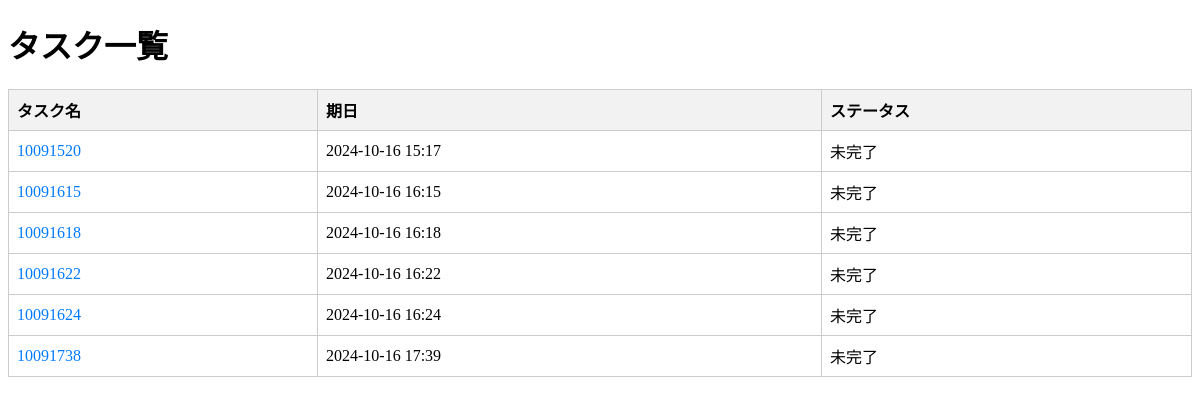
The app's page /task_list with its own data.
### models.py (models this page shows)
class Task(db.Model):
    id = db.Column(db.Integer, primary_key=True)
    title = db.Column(db.String(100), nullable=False)
    due_date = db.Column(db.DateTime, nullable=False)
    requester_id = db.Column(db.Integer, db.ForeignKey('user.id'), nullable=False)
    assignee_id = db.Column(db.Integer, db.ForeignKey('user.id'), nullable=False)
    remind_start_date = db.Column(db.DateTime, nullable=False)
    remind_interval = db.Column(db.String(10), nullable=False)  # "daily" or "weekly"
    is_completed = db.Column(db.Boolean, default=False)  # タスクのステータス
    requester = db.relationship('User', foreign_keys=[requester_id], backref='requested_tasks')
    assignee = db.relationship('User', foreign_keys=[assignee_id], backref='assigned_tasks')

### routes.py (the view)
@main.route('/task_list')
def task_list():
    tasks = Task.query.filter_by(is_completed=False).all()  # 未完了のタスクのみを取得
    return render_template('task_list.html', tasks=tasks)

### templates/task_list.html (shortened to what this page needs)
<!DOCTYPE html>
<html lang="ja">
<head>
</head>
<body>
    <h1>タスク一覧</h1>
    <table>
        <thead>
            <tr>
                <th>タスク名</th>
                <th>期日</th>
                <th>ステータス</th>
            </tr>
        </thead>
        <tbody>
            {% for task in tasks %}
                <tr>
                    <td>
                        <a href="{{ url_for('main.task_detail', task_id=task.id) }}">{{ task.title }}</a>
                    </td>
                    <td>{{ task.due_date.strftime('%Y-%m-%d %H:%M') }}</td>
                    <td>{{ '完了' if task.is_completed else '未完了' }}</td>
                </tr>
            {% endfor %}
        </tbody>
    </table>
</body>
</html>

### templates/task_list.html (style rules this page uses)
table { width: 100%; border-collapse: collapse; }
th, td { border: 1px solid #ccc; padding: 8px; text-align: left; }
th { background-color: #f2f2f2; }
a { text-decoration: none; color: #007BFF; }

### records on screen
Task: title "10091520", due_date "2024-10-16 15:17", is_completed "未完了"
Task: title "10091615", due_date "2024-10-16 16:15", is_completed "未完了"
Task: title "10091618", due_date "2024-10-16 16:18", is_completed "未完了"
Task: title "10091622", due_date "2024-10-16 16:22", is_completed "未完了"
Task: title "10091624", due_date "2024-10-16 16:24", is_completed "未完了"
Task: title "10091738", due_date "2024-10-16 17:39", is_completed "未完了"
